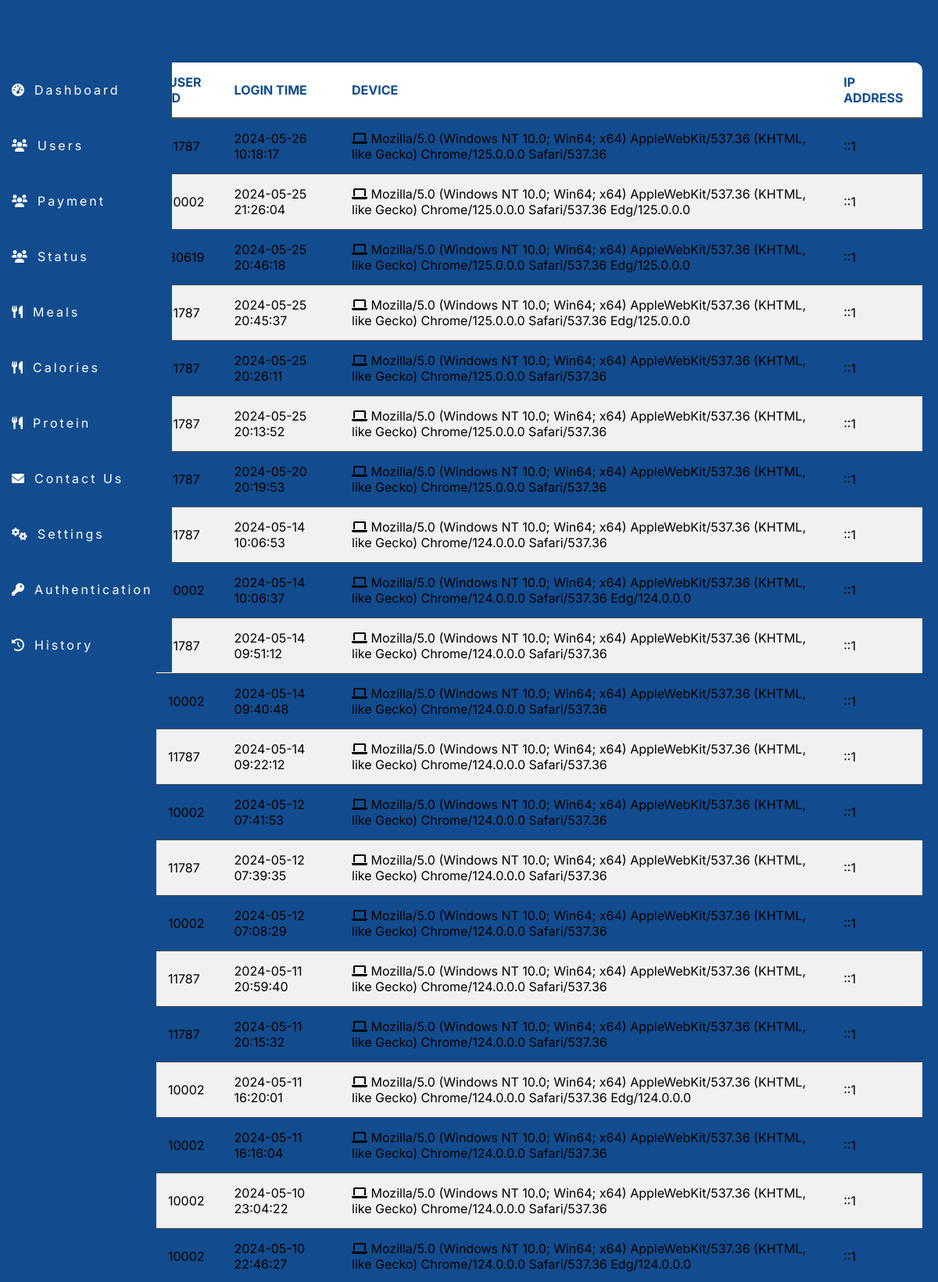
The app's page /admin/history.php (signed in, upper part) with its own data.
### tables this page shows
CREATE TABLE `history` (
  `id` int(11) NOT NULL,
  `user_id` int(11) DEFAULT NULL,
  `login_time` datetime DEFAULT current_timestamp(),
  `device` varchar(255) DEFAULT NULL,
  `ip_address` varchar(45) DEFAULT NULL
);

### admin/history.php (the view, shortened to what this page needs)
<?php
include 'db_connection.php';
$query_history = "SELECT user_id, login_time, device, ip_address FROM history ORDER BY login_time DESC";
$stmt = $pdo->prepare($query_history);
$stmt->execute();
$history_data = $stmt->fetchAll(PDO::FETCH_ASSOC);
include 'navbar.php';
?>
<!DOCTYPE html>
<html lang="en">
<head>
    <link rel="stylesheet" href="https://cdnjs.cloudflare.com/ajax/libs/font-awesome/6.0.0-beta3/css/all.min.css">
    <link rel="stylesheet" href="./cssadmin/history.css">
</head>
<body>
    <div class="container">
        <table>
            <thead>
                <tr>
                    <th>User ID</th>
                    <th>Login Time</th>
                    <th>Device</th>
                    <th>IP Address</th>
                </tr>
            </thead>
            <tbody>
                <?php foreach ($history_data as $entry): ?>
                    <tr>
                        <td><?php echo htmlspecialchars($entry['user_id']); ?></td>
                        <td><?php echo htmlspecialchars($entry['login_time']); ?></td>
                        <td>
                            <i class="fas fa-laptop"></i>
                            <?php echo htmlspecialchars($entry['device']); ?>
                        </td>
                        <td><?php echo htmlspecialchars($entry['ip_address']); ?></td>
                    </tr>
                <?php endforeach; ?>
            </tbody>
        </table>
    </div>
</body>
</html>

### admin/cssadmin/history.css (style rules this page uses)
body { font-family: 'Inter', sans-serif; background-color: #124c8e; color: #000000; margin: 0; padding: 0; }
.container { display: flex; border-radius: 10px; padding: 20px; margin-top: 5%; margin-left: 15%; }
table { width: 100%; border-collapse: collapse; background-color: #124c8e; border-radius: 10px; overflow: hidden; }
th { background-color: white; color: #124c8e; padding: 15px; text-align: left; text-transform: uppercase; border-bottom: 2px solid #4e4e4e; }
td { padding: 15px; border-bottom: 1px solid #4e4e4e; }
tr:nth-child(even) { background-color: #f1f1f1; }

### records on screen
history: user "11787", login_time "2024-05-26 10:18:17", device "Mozilla/5.0 (Windows NT 10.0; Win64; x64) AppleWebKit/537.36 (KHTML, like Gecko) Chrome/125.0.0.0 Safari/537.36", ip_address "::1"
history: user "10002", login_time "2024-05-25 21:26:04", device "Mozilla/5.0 (Windows NT 10.0; Win64; x64) AppleWebKit/537.36 (KHTML, like Gecko) Chrome/125.0.0.0 Safari/537.36 Edg/125.0.0.0", ip_address "::1"
history: user "80619", login_time "2024-05-25 20:46:18", device "Mozilla/5.0 (Windows NT 10.0; Win64; x64) AppleWebKit/537.36 (KHTML, like Gecko) Chrome/125.0.0.0 Safari/537.36 Edg/125.0.0.0", ip_address "::1"
history: user "11787", login_time "2024-05-25 20:45:37", device "Mozilla/5.0 (Windows NT 10.0; Win64; x64) AppleWebKit/537.36 (KHTML, like Gecko) Chrome/125.0.0.0 Safari/537.36 Edg/125.0.0.0", ip_address "::1"
history: user "11787", login_time "2024-05-25 20:26:11", device "Mozilla/5.0 (Windows NT 10.0; Win64; x64) AppleWebKit/537.36 (KHTML, like Gecko) Chrome/125.0.0.0 Safari/537.36", ip_address "::1"
history: user "11787", login_time "2024-05-25 20:13:52", device "Mozilla/5.0 (Windows NT 10.0; Win64; x64) AppleWebKit/537.36 (KHTML, like Gecko) Chrome/125.0.0.0 Safari/537.36", ip_address "::1"
history: user "11787", login_time "2024-05-20 20:19:53", device "Mozilla/5.0 (Windows NT 10.0; Win64; x64) AppleWebKit/537.36 (KHTML, like Gecko) Chrome/125.0.0.0 Safari/537.36", ip_address "::1"
history: user "11787", login_time "2024-05-14 10:06:53", device "Mozilla/5.0 (Windows NT 10.0; Win64; x64) AppleWebKit/537.36 (KHTML, like Gecko) Chrome/124.0.0.0 Safari/537.36", ip_address "::1"
history: user "10002", login_time "2024-05-14 10:06:37", device "Mozilla/5.0 (Windows NT 10.0; Win64; x64) AppleWebKit/537.36 (KHTML, like Gecko) Chrome/124.0.0.0 Safari/537.36 Edg/124.0.0.0", ip_address "::1"
history: user "11787", login_time "2024-05-14 09:51:12", device "Mozilla/5.0 (Windows NT 10.0; Win64; x64) AppleWebKit/537.36 (KHTML, like Gecko) Chrome/124.0.0.0 Safari/537.36", ip_address "::1"
history: user "10002", login_time "2024-05-14 09:40:48", device "Mozilla/5.0 (Windows NT 10.0; Win64; x64) AppleWebKit/537.36 (KHTML, like Gecko) Chrome/124.0.0.0 Safari/537.36", ip_address "::1"
history: user "11787", login_time "2024-05-14 09:22:12", device "Mozilla/5.0 (Windows NT 10.0; Win64; x64) AppleWebKit/537.36 (KHTML, like Gecko) Chrome/124.0.0.0 Safari/537.36", ip_address "::1"
history: user "10002", login_time "2024-05-12 07:41:53", device "Mozilla/5.0 (Windows NT 10.0; Win64; x64) AppleWebKit/537.36 (KHTML, like Gecko) Chrome/124.0.0.0 Safari/537.36", ip_address "::1"
history: user "11787", login_time "2024-05-12 07:39:35", device "Mozilla/5.0 (Windows NT 10.0; Win64; x64) AppleWebKit/537.36 (KHTML, like Gecko) Chrome/124.0.0.0 Safari/537.36", ip_address "::1"
history: user "10002", login_time "2024-05-12 07:08:29", device "Mozilla/5.0 (Windows NT 10.0; Win64; x64) AppleWebKit/537.36 (KHTML, like Gecko) Chrome/124.0.0.0 Safari/537.36", ip_address "::1"
history: user "11787", login_time "2024-05-11 20:59:40", device "Mozilla/5.0 (Windows NT 10.0; Win64; x64) AppleWebKit/537.36 (KHTML, like Gecko) Chrome/124.0.0.0 Safari/537.36", ip_address "::1"
history: user "11787", login_time "2024-05-11 20:15:32", device "Mozilla/5.0 (Windows NT 10.0; Win64; x64) AppleWebKit/537.36 (KHTML, like Gecko) Chrome/124.0.0.0 Safari/537.36", ip_address "::1"
history: user "10002", login_time "2024-05-11 16:20:01", device "Mozilla/5.0 (Windows NT 10.0; Win64; x64) AppleWebKit/537.36 (KHTML, like Gecko) Chrome/124.0.0.0 Safari/537.36 Edg/124.0.0.0", ip_address "::1"
history: user "10002", login_time "2024-05-11 16:16:04", device "Mozilla/5.0 (Windows NT 10.0; Win64; x64) AppleWebKit/537.36 (KHTML, like Gecko) Chrome/124.0.0.0 Safari/537.36", ip_address "::1"
history: user "10002", login_time "2024-05-10 23:04:22", device "Mozilla/5.0 (Windows NT 10.0; Win64; x64) AppleWebKit/537.36 (KHTML, like Gecko) Chrome/124.0.0.0 Safari/537.36", ip_address "::1"
history: user "10002", login_time "2024-05-10 22:46:27", device "Mozilla/5.0 (Windows NT 10.0; Win64; x64) AppleWebKit/537.36 (KHTML, like Gecko) Chrome/124.0.0.0 Safari/537.36 Edg/124.0.0.0", ip_address "::1"
